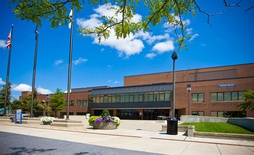
#> input picture Project 1/Task 2/task2.jpg, 254 x 155 px, shrunk from 750 x 458 before the run
$ python keypoint_detection.py
#> lines starting #> are read from the running program, lines starting #| are printed output that depends on the picture
### Project 1/Task 2/functions.py
import cv2
import math
import numpy as np

# Function padd is used to pad zeros to the image array
def padd(img):
# uint8 function of np is used for type castig purpose
    imgL = np.float32(np.zeros((len(img)+6, len(img[0])+6)))
    print(len(img), len(img[0]), len(imgL), len(imgL[0]))

    for imrow in range(3, len(imgL)-3):
        for imcol in range(3, len(imgL[0])-3):
            imgL[imrow][imcol] = img[imrow-3][imcol-3]

    return imgL

def convolutions(gaussianFilter,img):
    imgCp = img.copy()
    for imrow in range(0, len(img)):
        for imcol in range(0, len(img[0])):
            pixvalx = 0
            if imrow > 2 and imcol > 2 and imrow < len(img) - 3 and imcol < len(img[0]) - 3:
                pixvalx = ((gaussianFilter[0][0] * img[imrow - 3][imcol - 3]) +
                           (gaussianFilter[0][1] * img[imrow - 3][imcol - 2]) +
                           (gaussianFilter[0][2] * img[imrow - 3][imcol - 1]) +
                           (gaussianFilter[0][3] * img[imrow - 3][imcol]) +
                           (gaussianFilter[0][4] * img[imrow - 3][imcol + 1]) +
                           (gaussianFilter[0][5] * img[imrow - 3][imcol + 2]) +
                           (gaussianFilter[0][6] * img[imrow - 3][imcol + 3]) +
                           (gaussianFilter[1][0] * img[imrow - 2][imcol - 3]) +
                           (gaussianFilter[1][1] * img[imrow - 2][imcol - 2]) +
                           (gaussianFilter[1][2] * img[imrow - 2][imcol - 1]) +
                           (gaussianFilter[1][3] * img[imrow - 2][imcol]) +
                           (gaussianFilter[1][4] * img[imrow - 2][imcol + 1]) +
                           (gaussianFilter[1][5] * img[imrow - 2][imcol + 2]) +
                           (gaussianFilter[1][6] * img[imrow - 2][imcol + 3]) +
                           (gaussianFilter[2][0] * img[imrow - 1][imcol - 3]) +
                           (gaussianFilter[2][1] * img[imrow - 1][imcol - 2]) +
                           (gaussianFilter[2][2] * img[imrow - 1][imcol - 1]) +
                           (gaussianFilter[2][3] * img[imrow - 1][imcol]) +
                           (gaussianFilter[2][4] * img[imrow - 1][imcol + 1]) +
                           (gaussianFilter[2][5] * img[imrow - 1][imcol + 2]) +
                           (gaussianFilter[2][6] * img[imrow - 1][imcol + 3]) +
                           (gaussianFilter[3][0] * img[imrow][imcol - 3]) +
                           (gaussianFilter[3][1] * img[imrow][imcol - 2]) +
                           (gaussianFilter[3][2] * img[imrow][imcol - 1]) +
                           (gaussianFilter[3][3] * img[imrow][imcol]) +
                           (gaussianFilter[3][4] * img[imrow][imcol + 1]) +
                           (gaussianFilter[3][5] * img[imrow][imcol + 2]) +
                           (gaussianFilter[3][6] * img[imrow][imcol + 3]) +
                           (gaussianFilter[4][0] * img[imrow + 1][imcol - 3]) +
                           (gaussianFilter[4][1] * img[imrow + 1][imcol - 2]) +
                           (gaussianFilter[4][2] * img[imrow + 1][imcol - 1]) +
                           (gaussianFilter[4][3] * img[imrow + 1][imcol]) +
                           (gaussianFilter[4][4] * img[imrow + 1][imcol + 1]) +
                           (gaussianFilter[4][5] * img[imrow + 1][imcol + 2]) +
                           (gaussianFilter[4][6] * img[imrow + 1][imcol + 3]) +
                           (gaussianFilter[5][0] * img[imrow + 2][imcol - 3]) +
                           (gaussianFilter[5][1] * img[imrow + 2][imcol - 2]) +
                           (gaussianFilter[5][2] * img[imrow + 2][imcol - 1]) +
                           (gaussianFilter[5][3] * img[imrow + 2][imcol]) +
                           (gaussianFilter[5][4] * img[imrow + 2][imcol + 1]) +
                           (gaussianFilter[5][5] * img[imrow + 2][imcol + 2]) +
                           (gaussianFilter[5][6] * img[imrow + 2][imcol + 3]) +
                           (gaussianFilter[6][0] * img[imrow + 3][imcol - 3]) +
                           (gaussianFilter[6][1] * img[imrow + 3][imcol - 2]) +
                           (gaussianFilter[6][2] * img[imrow + 3][imcol - 1]) +
                           (gaussianFilter[6][3] * img[imrow + 3][imcol]) +
                           (gaussianFilter[6][4] * img[imrow + 3][imcol + 1]) +
                           (gaussianFilter[6][5] * img[imrow + 3][imcol + 2]) +
                           (gaussianFilter[6][6] * img[imrow + 3][imcol + 3]))

            imgCp[imrow][imcol] = pixvalx  # calculating for horizontal edges
#   imgCp = (imgCp / np.max(imgCp)) # using this shows correct image in imshow but gives black image in inwrite
    return imgCp

# Function to create a gaussian filter
def generateGaussianFilter(sigma,gaussianFilter):
    sigmaVal = 2 * sigma * sigma
    for x in range(0, 7):
        for y in range(0, 7):
            gaussianFilter[x][y] = (math.exp(-((((y-3)**2) + ((3-x)**2)) / sigmaVal))) / (math.pi * sigmaVal)
    gaussianFilterSum = gaussianFilter.sum()
    for x in range(0, 6):
        for y in range(0, 6):
            gaussianFilter[x][y] = gaussianFilter[x][y] / gaussianFilterSum

    return gaussianFilter

# Function to find maximum value in array
def findMax(img,startIndexI,startIndexJ):
    tempMax = img[startIndexI][startIndexJ]
    for imrow in range(startIndexI, startIndexI+3):
        for imcol in range(startIndexJ, startIndexJ+3):
            if img[imrow][imcol] > tempMax:
                tempMax = img[imrow][imcol]
    return tempMax

# Function to find minimum value in array
def findMin(img,startIndexI,startIndexJ):
    tempMin = img[startIndexI][startIndexJ]
    for imrow in range(startIndexI, startIndexI+3):
        for imcol in range(startIndexJ, startIndexJ+3):
            if img[imrow][imcol] < tempMin:
                tempMin = img[imrow][imcol]
    return tempMin

def plotKeyPoints(img,keypointList):
    for i in range(0, len(keypointList)):
        x = keypointList[i][0]
        y = keypointList[i][1]
        img[x][y] = 255
    return  img

def resizeImage(img):
    imgCp = img.copy()
    # for imRow in range(0, len(img)):
    #     if imRow % 2 != 0:
    #         imgCp = np.delete(imgCp, imRow, axis=1)
    imgCp = imgCp[::2, ::2]
    return imgCp

def calculateEuclideanDistance(keypointList):
    eucDistance = []
    for i in range(0, len(keypointList)):
        eucDistance.append((((0-keypointList[i][0])**2) + ((0-keypointList[i][1])**2 ))**0.5)
    return eucDistance

def sortKeypoints(keypointList):
    print("Started Sorting")
    eucDistance = calculateEuclideanDistance(keypointList)
    sortedkeypointList = [val for _,val in sorted(zip(eucDistance,keypointList))]
    return  sortedkeypointList

# # Testing logic for slicing to do resize
# a = np.reshape(np.arange (40),(5,8))
# print(a)
# print(a[::2,::2])

### Project 1/Task 2/keypoint_detection.py
# ****************** CVIP Project 1 Task 2 ***********************************
# Title          :- Keypoint Detection
# Libraries Used :- imread and imwrite of OpenCV, np for array
# Author         :- Chinmay Prakash Swami
# Used the site http://setosa.io/ev/image-kernels/ to understand how convolution works in realtime
# *****************************************************************************

import cv2
import math
import numpy as np
from functions import convolutions, findMax, findMin, plotKeyPoints,resizeImage,padd,generateGaussianFilter
from functions import sortKeypoints

# [6 lines of commented-out code are left out]

def calculateKeypoint(dog1,dog2,dog3,octaveNo):
    stopJLoop = len(dog2[0])
    stopILoop = len(dog2)
    # Calculate terminating conditions
    if len(dog2) % 3 == 0:
        stopILoop = len(dog2)
    else:
        stopILoop = stopILoop - (len(dog2) % 3)

    if len(dog2[0]) % 3 == 0:
        stopJLoop = len(dog2[0])
    else:
        stopJLoop = stopJLoop - (len(dog2[0]) % 3)
    # start calculating keypoints
    detectedPoints = []
    for imrow in range(3, len(dog1)-3, 1):
        # if imrow == stopILoop:
        #     return detectedPoints
        for imcol in range(3, (len(dog1[0]))-3, 1):
            # [4 lines of commented-out code are left out]
            mid = dog2[imrow+1][imcol+1]
            maxDOG2 = findMax(dog2, imrow, imcol)
            minDOG2 = findMin(dog2, imrow, imcol)
            if mid >= maxDOG2:
                maxDOG1 = findMax(dog1, imrow, imcol)
                maxDOG3 = findMax(dog3, imrow, imcol)
                if mid > maxDOG1 and mid > maxDOG3:
                    detectedPoints.append([(2**octaveNo) * imrow+1, (2**octaveNo) * imcol+1])

            elif mid <= minDOG2:
                minDOG1 = findMin(dog1, imrow, imcol)
                minDOG3 = findMin(dog3, imrow, imcol)
                if mid < minDOG1 and mid < minDOG3:
                    detectedPoints.append([(2 ** octaveNo) * imrow + 1, (2 ** octaveNo) * imcol + 1])

    return  detectedPoints

gaussianFilter = np.double(np.zeros((7,7)))
img = cv2.imread('task2.jpg', cv2.IMREAD_GRAYSCALE)
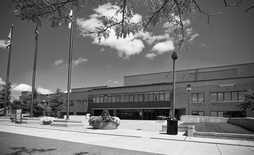
#> img: shape (155, 254); min 0, max 255, mean 117.4
img = padd(img)
#> in padd, `imgL = np.float32(np.zeros((len(img)+6, len(img[0])+6)))`: imgL: shape (161, 260) float32; every value is 0
#| 155 254 161 260
#> after the loop in padd, `for imrow in range(3, len(imgL)-3):`:
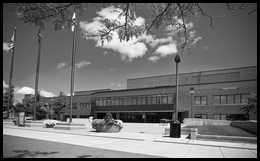
#> imgL: shape (161, 260) float32; min 0, max 255, mean 110.4
imgPt = img.copy()

# ********************************************** Octave 1 ******************************************************
# ************ Image 1 ************************
gaussianFilter = generateGaussianFilter(1 / math.sqrt(2), gaussianFilter)
imgo1i1 = img.copy()
print("started O1I1")
imgo1i1 = convolutions(gaussianFilter, img)
cv2.imwrite('Octave 1 Image 1.jpg', imgo1i1)

# ************ Image 2 ************************
gaussianFilter = generateGaussianFilter(1, gaussianFilter)
imgo1i2 = img.copy()
print("starting O1I2")
imgo1i2 = convolutions(gaussianFilter, img)
cv2.imwrite('Octave 1 Image 2.jpg', imgo1i2)

# ************ Image 3 ************************
gaussianFilter = generateGaussianFilter(math.sqrt(2), gaussianFilter)
imgo1i3 = img.copy()
print("starting O1I3")
imgo1i3 = convolutions(gaussianFilter, img)
cv2.imwrite('Octave 1 Image 3.jpg', imgo1i3)

# ************ Image 4 ************************
gaussianFilter = generateGaussianFilter(2, gaussianFilter)
imgo1i4 = img.copy()
print("starting O1I4")
imgo1i4 = convolutions(gaussianFilter, img)
cv2.imwrite('Octave 1 Image 4.jpg', imgo1i4)

# ************ Image 5 ************************
gaussianFilter = generateGaussianFilter(2 * math.sqrt(2), gaussianFilter)
imgo1i5 = img.copy()
print("starting O1I5")
imgo1i5 = convolutions(gaussianFilter, img)
cv2.imwrite('Octave 1 Image 5.jpg', imgo1i5)

# ***************** Calculate DOG *************************
print("calculating DOG for octave 1")
DOGO11 = imgo1i1 - imgo1i2
DOGO12 = imgo1i2 - imgo1i3
DOGO13 = imgo1i3 - imgo1i4
DOGO14 = imgo1i4 - imgo1i5
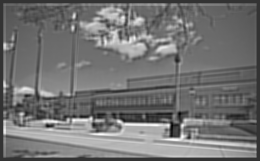
#> DOGO14: shape (161, 260) float32; min -4.84, max 19.3, mean 6.03; drawn with min black and max white

# ***************** Calculate Keypoints *************************
print(len(DOGO11), len(DOGO11[0]))
#| 161 260
print("calculating Keypoints")
keypointsToPlot = []
keypointsToPlot = keypointsToPlot + calculateKeypoint(DOGO11, DOGO12, DOGO13,0)
#> in calculateKeypoint, `stopJLoop = len(dog2[0])`: stopJLoop = 260
#> in calculateKeypoint, `stopILoop = len(dog2)`: stopILoop = 161
#> in calculateKeypoint, `stopILoop = stopILoop - (len(dog2) % 3)`: stopILoop = 159
#> in calculateKeypoint, `stopJLoop = stopJLoop - (len(dog2[0]) % 3)`: stopJLoop = 258
#> the loop in calculateKeypoint, `for imrow in range(3, len(dog1)-3, 1):` made 155 passes
keypointsToPlot = keypointsToPlot + calculateKeypoint(DOGO12, DOGO13, DOGO14,0)
print(keypointsToPlot)
#> (printed output is left out)
print(len(keypointsToPlot))
#| 273

# ************************************************** Octave 2 *******************************************************
imgo2 = resizeImage(img)
cv2.imwrite("task2O2.jpg", imgo2)

# ************ Image 1 ************************
gaussianFilter = generateGaussianFilter(math.sqrt(2), gaussianFilter)
imgo2i1 = imgo2.copy()
print("starting O2I1")
imgo2i1 = convolutions(gaussianFilter, imgo2)
cv2.imwrite('Octave 2 Image 1.jpg', imgo2i1)

# ************ Image 2 ************************
gaussianFilter = generateGaussianFilter(2, gaussianFilter)
imgo2i2 = imgo2.copy()
print("starting O2I2")
imgo2i2 = convolutions(gaussianFilter, imgo2)
cv2.imwrite('Octave 2 Image 2.jpg', imgo2i2)

# ************ Image 3 ************************
gaussianFilter = generateGaussianFilter(2 * math.sqrt(2), gaussianFilter)
imgo2i3 = imgo2.copy()
print("starting O2I3")
imgo2i3 = convolutions(gaussianFilter, imgo2)
cv2.imwrite('Octave 2 Image 3.jpg', imgo2i3)

# ************ Image 4 ************************
gaussianFilter = generateGaussianFilter(4, gaussianFilter)
imgo2i4 = imgo2.copy()
print("starting O2I4")
imgo2i4 = convolutions(gaussianFilter, imgo2)
cv2.imwrite('Octave 2 Image 4.jpg', imgo2i4)

# ************ Image 5 ************************
gaussianFilter = generateGaussianFilter(4 * math.sqrt(2), gaussianFilter)
imgo2i5 = imgo2.copy()
print("starting O2I5")
imgo2i5 = convolutions(gaussianFilter, imgo2)
cv2.imwrite('Octave 2 Image 5.jpg', imgo2i5)

# ***************** Calculate DOG *************************
print("calculating DOG for octave 2")
DOGO21 = imgo2i1 - imgo2i2
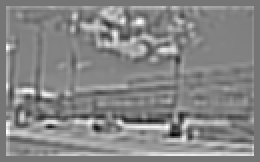
#> DOGO21: shape (81, 130) float32 (shown 2 times larger); min -16.76, max 19.6, mean 2.34; drawn with min black and max white
DOGO22 = imgo2i2 - imgo2i3
DOGO23 = imgo2i3 - imgo2i4
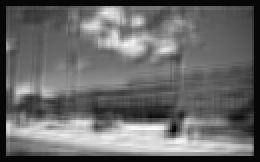
#> DOGO23: shape (81, 130) float32 (shown 2 times larger); min -0.571, max 17.66, mean 6.98; drawn with min black and max white
DOGO24 = imgo2i4 - imgo2i5
# ***************** Calculate Keypoints *************************
print("calculating Keypoints")
# keypointsToPlot = []
keypointsToPlot = keypointsToPlot + calculateKeypoint(DOGO21, DOGO22, DOGO23, 1)
keypointsToPlot = keypointsToPlot + calculateKeypoint(DOGO22, DOGO23, DOGO24, 1)
print(keypointsToPlot)
#> (printed output is left out)
print(len(keypointsToPlot))
print(len(keypointsToPlot))

cv2.imshow('DOGO21', DOGO21)   # Displays the image from img_opy object[vertical edges]
cv2.waitKey(0)            # waits for user to press any key
cv2.destroyAllWindows()

cv2.imshow('DOGO22', DOGO22)   # Displays the image from img_opy object[vertical edges]
cv2.waitKey(0)            # waits for user to press any key
cv2.destroyAllWindows()

cv2.imshow('DOGO23', DOGO23)   # Displays the image from img_opy object[vertical edges]
cv2.waitKey(0)            # waits for user to press any key
cv2.destroyAllWindows()

cv2.imshow('DOGO24', DOGO24)   # Displays the image from img_opy object[vertical edges]
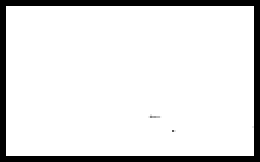
#> window 'DOGO24': shape (81, 130) (shown 2 times larger); min 0, max 255, mean 225.1
cv2.waitKey(0)            # waits for user to press any key
cv2.destroyAllWindows()


# ************************************************** Octave 3 *******************************************************
imgo3 = resizeImage(imgo2)
cv2.imwrite("task2O3.jpg", imgo3)

# ************ Image 1 ************************
gaussianFilter = generateGaussianFilter(2 * math.sqrt(2), gaussianFilter)
imgo3i1 = imgo3.copy()
print("starting O3I1")
imgo3i1 = convolutions(gaussianFilter, imgo3)
cv2.imwrite('Octave 3 Image 1.jpg', imgo3i1)

# ************ Image 2 ************************
gaussianFilter = generateGaussianFilter(4, gaussianFilter)
imgo3i2 = imgo3.copy()
print("starting O3I2")
imgo3i2 = convolutions(gaussianFilter, imgo3)
cv2.imwrite('Octave 3 Image 2.jpg', imgo3i2)

# ************ Image 3 ************************
gaussianFilter = generateGaussianFilter(4 * math.sqrt(2), gaussianFilter)
imgo3i3 = imgo3.copy()
print("starting O3I3")
imgo3i3 = convolutions(gaussianFilter, imgo3)
#> the loop in convolutions (call 13), `for imrow in range(0, len(img)):` made 41 passes
#> after the loop in convolutions (call 13), `for imrow in range(0, len(img)):`:
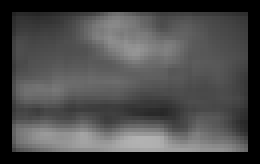
#> imgCp: shape (41, 65) float32 (shown 4 times larger); min 0, max 178.2, mean 73.1
cv2.imwrite('Octave 3 Image 3.jpg', imgo3i3)

# ************ Image 4 ************************
gaussianFilter = generateGaussianFilter(8, gaussianFilter)
imgo3i4 = imgo3.copy()
print("starting O3I4")
imgo3i4 = convolutions(gaussianFilter, imgo3)
cv2.imwrite('Octave 3 Image 4.jpg', imgo3i4)

# ************ Image 5 ************************
gaussianFilter = generateGaussianFilter(8 * math.sqrt(2), gaussianFilter)
imgo3i5 = imgo3.copy()
print("starting O3I5")
imgo3i5 = convolutions(gaussianFilter, imgo3)
cv2.imwrite('Octave 3 Image 5.jpg', imgo3i5)

# ***************** Calculate DOG *************************
print("calculating DOG for octave 3")
DOGO31 = imgo3i1 - imgo3i2
DOGO32 = imgo3i2 - imgo3i3
DOGO33 = imgo3i3 - imgo3i4
DOGO34 = imgo3i4 - imgo3i5

cv2.imshow('DOGO31', DOGO31)   # Displays the image from img_opy object[vertical edges]
cv2.waitKey(0)            # waits for user to press any key
cv2.destroyAllWindows()

cv2.imshow('DOGO32', DOGO32)   # Displays the image from img_opy object[vertical edges]
cv2.waitKey(0)            # waits for user to press any key
cv2.destroyAllWindows()

cv2.imshow('DOGO33', DOGO33)   # Displays the image from img_opy object[vertical edges]
cv2.waitKey(0)            # waits for user to press any key
cv2.destroyAllWindows()

cv2.imshow('DOGO34', DOGO34)   # Displays the image from img_opy object[vertical edges]
cv2.waitKey(0)            # waits for user to press any key
cv2.destroyAllWindows()


print("calculating Keypoints")
# keypointsToPlot = []
keypointsToPlot = keypointsToPlot + calculateKeypoint(DOGO31, DOGO32, DOGO33, 2)
keypointsToPlot = keypointsToPlot + calculateKeypoint(DOGO32, DOGO33, DOGO34, 2)
print(keypointsToPlot)
print(len(keypointsToPlot))
print(len(keypointsToPlot))

# ************************************************** Octave 4 *******************************************************
imgo4 = resizeImage(imgo3)
cv2.imwrite("task2O4.jpg", imgo4)

# ************ Image 1 ************************
gaussianFilter = generateGaussianFilter(4 * math.sqrt(2), gaussianFilter)
imgo4i1 = imgo4.copy()
print("starting O4I1")
imgo4i1 = convolutions(gaussianFilter, imgo4)
cv2.imwrite('Octave 4 Image 1.jpg', imgo4i1)

# ************ Image 2 ************************
gaussianFilter = generateGaussianFilter(8, gaussianFilter)
imgo4i2 = imgo4.copy()
print("starting O4I2")
imgo4i2 = convolutions(gaussianFilter, imgo4)
cv2.imwrite('Octave 4 Image 2.jpg', imgo4i2)

# ************ Image 3 ************************
gaussianFilter = generateGaussianFilter(8 * math.sqrt(2), gaussianFilter)
imgo4i3 = imgo4.copy()
print("starting O4I3")
imgo4i3 = convolutions(gaussianFilter, imgo4)
cv2.imwrite('Octave 4 Image 3.jpg', imgo4i3)

# ************ Image 4 ************************
gaussianFilter = generateGaussianFilter(16, gaussianFilter)
imgo4i4 = imgo4.copy()
print("starting O4I4")
imgo4i4 = convolutions(gaussianFilter, imgo4)
cv2.imwrite('Octave 4 Image 4.jpg', imgo4i4)

# ************ Image 5 ************************
gaussianFilter = generateGaussianFilter(16 * math.sqrt(2), gaussianFilter)
imgo4i5 = imgo4.copy()
print("starting O4I5")
imgo4i5 = convolutions(gaussianFilter, imgo4)
cv2.imwrite('Octave 4 Image 5.jpg', imgo4i5)

# ***************** Calculate DOG *************************
print("calculating DOG for octave 3")
DOGO41 = imgo4i1 - imgo4i2
DOGO42 = imgo4i2 - imgo4i3
DOGO43 = imgo4i3 - imgo4i4
DOGO44 = imgo4i4 - imgo4i5

print("calculating Keypoints")
# keypointsToPlot = []
keypointsToPlot = keypointsToPlot + calculateKeypoint(DOGO41, DOGO42, DOGO43, 3)
keypointsToPlot = keypointsToPlot + calculateKeypoint(DOGO42, DOGO43, DOGO44, 3)
print(keypointsToPlot)
print(len(keypointsToPlot))
print(len(keypointsToPlot))
# ***************** Calculating Keypoints ******************
imgPt = plotKeyPoints(imgPt, keypointsToPlot)
cv2.imwrite("task2_Keypoints.jpg", imgPt)

# ***************** Calculating top 5 keypoints ******************
keypointsToPlot = sortKeypoints(keypointsToPlot)
print("Top 5 Keypoints are ")
for i in range(0,5):
    print(keypointsToPlot[i][0],keypointsToPlot[i][1])

imgPt2 = img.copy()
imgPt2 = plotKeyPoints(imgPt2, [[4,4],[13,27],[17,25],[13,35],[23,30]])
cv2.imwrite("task2_Keypoints_top5.jpg", imgPt2)
#
# cv2.imshow("DOGO21", DOGO21)
# cv2.waitKey(0)            # waits for user to press any key
# cv2.destroyAllWindows()   # closes all output windows when a key is pressed
# cv2.imshow("DOGO22", DOGO22)
# cv2.imshow("DOGO23", DOGO23)
# cv2.imshow("DOGO24", DOGO24)
